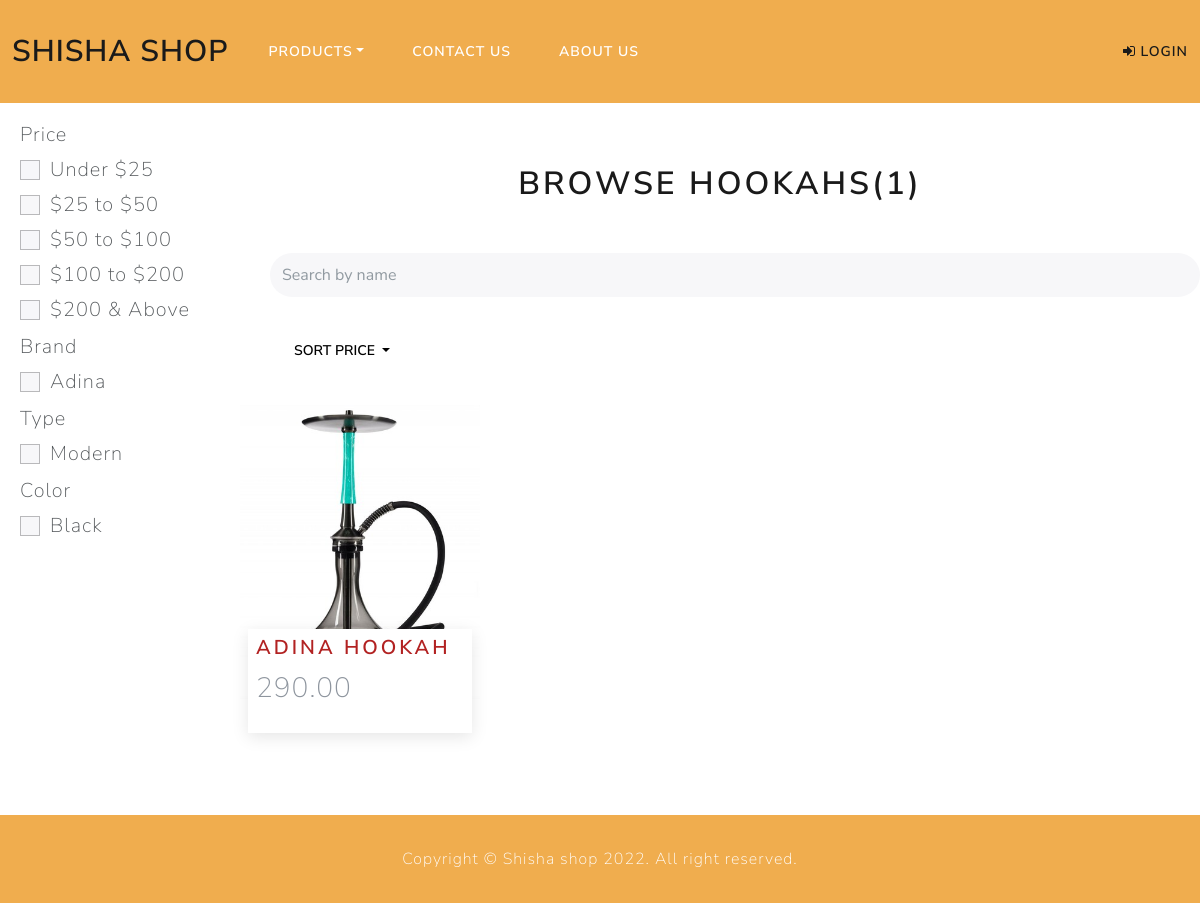
Screenshot of /Hookah/index with the database file from the repository.
### tables this page shows
CREATE TABLE `hookah` (
  `hookah_id` int(11) NOT NULL,
  `name` varchar(50) NOT NULL,
  `brand` varchar(50) NOT NULL,
  `description` varchar(300) NOT NULL,
  `quantity` int(11) NOT NULL,
  `price` decimal(10,2) NOT NULL,
  `image` varchar(255) DEFAULT NULL,
  `type` varchar(20) DEFAULT NULL,
  `color` varchar(20) DEFAULT NULL
);

### app/core/helper.php (called while the page is built, shortened)
<?php
    function isLoggedIn() {
      return isset($_SESSION['admin_id']);
    }
?>

### app/controllers/Hookah.php (called while the page is built, shortened)
<?php
class Hookah extends Controller {
    public function __construct()
    {
        $this->productModel = $this->model('productModel');
    }
    public function index() {
        $brand = isset($_GET['brand']) ? $_GET['brand'] : [];
        $type = isset($_GET['type']) ? $_GET['type'] : [];
        $color = isset($_GET['color']) ? $_GET['color'] : [];
        $price = isset($_GET['price']) ? $_GET['price'] : [];
        $name = isset($_GET['name']) ? $_GET['name'] : null;
        $sort = isset($_GET['sort']) ? $_GET['sort'] : null;
        $brands = $this->productModel->getHookahBrand();
        $types = $this->productModel->getHookahType();
        $colors = $this->productModel->getHookahColor();
        $hookahs = $this->productModel->getHookahFilter($brand, $type, $color, $price, $name, $sort);
        $data = [
            "hookahs" => $hookahs,
            "brands" => $brands,
            "types" => $types,
            "colors" => $colors,
            "search" => $name
        ];
        return $this->view('Hookah/index', $data);
    }
}

### app/core/app.php (called while the page is built, shortened)
<?php
    class App{
        protected $currentMethod = 'index';
        public function __construct()
        {
            $url = $this->parseURL();
            if(file_exists('../app/controllers/'.$url[0].'.php')){
                unset($url[0]);
            }
            $this->currentController = new $this->currentController;
            if(isset($url[1])){
                if(method_exists($this->currentController, $url[1])){
                    $this->currentMethod = $url[1];
                    unset($url[1]);
                }
            }
            $this->params = $url ? array_values($url) : [];
            call_user_func_array([$this->currentController, $this->currentMethod], $this->params);
        }
        public function parseURL(){
            if(isset($_GET['url'])){
                $url = rtrim($_GET['url'], '/');
                $url = filter_var($url, FILTER_SANITIZE_URL);
                $url = explode('/',$url);
                return $url;
            }
        }
    }

### public/index.php (called while the page is built, shortened)
<?php
    $init = new App;
?>

### app/core/Model.php (called while the page is built, shortened)
<?php
class Model
{
    private $host = DB_HOST;
    private $user = DB_USER;
    private $pass = DB_PASS;
    private $dbname = DB_NAME;
    private $dbh;
    private $stmt;
    public function __construct()
    {
        $dsn = 'mysql:host=' . $this->host . ';dbname=' . $this->dbname;
        $options = array(
            PDO::ATTR_PERSISTENT => true,
            PDO::ATTR_ERRMODE => PDO::ERRMODE_EXCEPTION
        );
        try {
            $this->dbh = new PDO($dsn, $this->user, $this->pass, $options);
        } catch (PDOException $e) {
            $this->error = $e->getMessage();
            echo $this->error;
        }
    }
    public function query($sql)
    {
        $this->stmt = $this->dbh->prepare($sql);
    }
    public function execute()
    {
        return $this->stmt->execute();
    }
    public function getResultSet(){
        $this->execute();
        return $this->stmt->fetchAll(PDO::FETCH_OBJ);
    }
}

### app/models/productModel.php (called while the page is built, shortened)
<?php
    class productModel extends Model{
        public function getHookahFilter($brand, $type, $color, $price, $name, $sort){
            $query = "SELECT * FROM hookah ";
            $this->query($query);
            return $this->getResultSet();
        }
        public function getHookahBrand() {
            $this->query("SELECT DISTINCT brand FROM hookah");
            return $this->getResultSet();
        }
        public function getHookahType() {
            $this->query("SELECT DISTINCT type FROM hookah");
            return $this->getResultSet();
        }
        public function getHookahColor() {
            $this->query("SELECT DISTINCT color FROM hookah");
            return $this->getResultSet();
        }
    }
?>

### app/views/Hookah/index.php (the view, shortened to what this page needs)
<?php
if (!isLoggedIn())
    require APPROOT . '/views/includes/header.php';
else
    require APPROOT . '/views/includes/adminheader.php';
?>
<div class="wrapper">
    <div id="viewport">
        <div id="sidebar">
            <label for="" class="category">Price</label>
            <div class="form-check">
                <input class="form-check-input" type="checkbox" value="" id="price-0">
                <label class="form-check-label" for="price-0">
                    Under $25
                </label>
            </div>
            <div class="form-check">
                <input class="form-check-input" type="checkbox" value="" id="price-1">
                <label class="form-check-label" for="price-1">
                    $25 to $50
                </label>
            </div>
            <div class="form-check">
                <input class="form-check-input" type="checkbox" value="" id="price-2">
                <label class="form-check-label" for="price-2">
                    $50 to $100
                </label>
            </div>
            <div class="form-check">
                <input class="form-check-input" type="checkbox" value="" id="price-3">
                <label class="form-check-label" for="price-3">
                    $100 to $200
                </label>
            </div>
            <div class="form-check">
                <input class="form-check-input" type="checkbox" value="" id="price-4">
                <label class="form-check-label" for="price-4">
                    $200 & Above
                </label>
            </div>
            <label for="" class="category">Brand</label>
            <?php if(!empty($data["brands"])) : ?>
                <?php foreach($data["brands"] as $brand) : ?>
                    <div class="form-check">
                        <input class="form-check-input" type="checkbox" value="" id="brand-<?=$brand->brand?>">
                        <label class="form-check-label" for="brand-<?=$brand->brand?>"><?=$brand->brand?></label>
                    </div>
                <?php endforeach; ?>
            <?php endif; ?>
            <label for="" class="category">Type</label>
            <?php if(!empty($data["types"])) : ?>
                <?php foreach($data["types"] as $type) : ?>
                    <div class="form-check">
                        <input class="form-check-input" type="checkbox" value="" id="type-<?=$type->type?>">
                        <label class="form-check-label" for="type-<?=$type->type?>"><?=$type->type?></label>
                    </div>
                <?php endforeach; ?>
            <?php endif; ?>
            <label for="" class="category">Color</label>
            <?php if(!empty($data["colors"])) : ?>
                <?php foreach($data["colors"] as $color) : ?>
                    <div class="form-check">
                        <input class="form-check-input" type="checkbox" value="" id="color-<?=$color->color?>">
                        <label class="form-check-label" for="color-<?=$color->color?>"><?=$color->color?></label>
                    </div>
                <?php endforeach; ?>
            <?php endif; ?>
        </div>
    </div>
    <div class="products" >
        <h1 style="text-align: center; margin-top: 50px; margin-bottom:50px">Browse Hookahs(<?= count($data["hookahs"])?>)</h1>
        <div class="d-flex align-items-center" style="margin-left: 30px; margin-bottom: 30px">
            <input class="form-control search-field" type="search" id="search" name="search" style="border-radius: 30px" placeholder="Search by name" />
        </div>
        <div class="dropdown" style="margin-left: 30px; margin-bottom: 30px">
            <button class="btn btn-secondary dropdown-toggle" type="button" id="dropdownMenuButton1" data-bs-toggle="dropdown" aria-expanded="false">
                Sort Price
            </button>
        </div>
        <div class="product-grid">
        <?php if(!empty($data["hookahs"])) : ?>
                <?php foreach ($data["hookahs"] as $product) : ?>
                    <div class="card stacked">
                        <a href="<?= URLROOT ?>/hookah/detail/<?= $product->hookah_id ?>" style="text-decoration: none;">
                            <a href="<?= URLROOT ?>/hookah/detail/<?= $product->hookah_id ?>" style="text-decoration: none;">
                                <img src="<?= URLROOT ?>/public/img/<?= $product->image ?>" class="card__img">
                            </a>
                            <div class="card__content">
                                <a href="<?= URLROOT ?>/hookah/detail/<?= $product->hookah_id ?>" style="text-decoration: none;">
                                    <h2 class="card__title"><?= $product->name ?></h2>
                                    <p class="card__price"><?= $product->price ?></p>
                                </a>
                            </div>
                        </a>
                    </div>
                <?php endforeach; ?>
            <?php endif; ?>
        </div>
    </div>
</div>
<?php require APPROOT . '/views/includes/footer.php';  ?>

### public/css/styles.css (style rules this page uses)
.product-grid { display: grid; gap: 2rem; grid-template-columns: repeat(auto-fit, minmax(15rem, 0.25fr)); }
.card { aspect-ratio: 1 / 1.5; border: none; }
img { max-width: 100%; display: block; }
.stacked { display: grid; }
.stacked>* { grid-column: 1 / 2; grid-row: 1 / 2; }
.card__img { width: 100%; aspect-ratio: 1 / 1.25; object-fit: cover; }
.card__title { font-size: 1.25rem; line-height: 1.1; color: firebrick; }
.card__price { font-size: 1.75rem; }
.card__content { background-color: white; align-self: end; margin: 0.5rem 0.5rem 2rem; padding: 0.5rem; box-shadow: 0 0.25rem 1rem rgb(0 0 0 / 0.1); }
#viewport { position: relative; float: left; margin: 0; -webkit-transition: all 0.5s ease; -moz-transition: all 0.5s ease; -o-transition: all 0.5s ease; transition: all 0.5s ease; }
.wrapper { margin-top: 50px; margin-bottom: 50px; display: grid; grid-template-columns: 20% 80%; }
#sidebar { grid-area: 1 / 1 / 2 / 2; }
.products { grid-area: 1 / 2 / 2 / 3; }
.form-check, .category { margin-left: 20px; margin-top: 5px; font-size: 20px; }

### rows the page displays
hookah: image (picture), name "ADINA HOOKAH", price "290.00"

### other values shown
$brand->brand "Adina"
$type->type "Modern"
$color->color "Black"
count($data["hookahs"]) "1"
